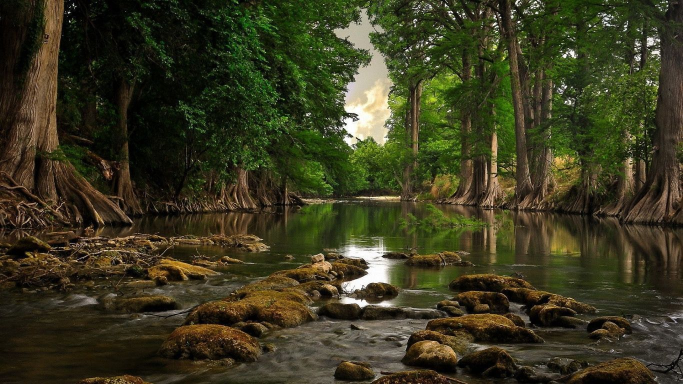
#> input picture data/Cave.jpg, 1366 x 768 px, found by its file name (shown at 1/2 size)
$ python 'image processing.py'
#> lines starting #> are read from the running program, lines starting #| are printed output that depends on the picture
import cv2
import matplotlib.pyplot as plt
import numpy as np
import os

# Define folder path and image names
folder_path = 'data'
image_name = 'Cave.jpg'
image2_name = 'Garnacho.jpg'

# Load the image
image_path = os.path.join(folder_path, image_name)
image = cv2.imread(image_path)
#> image is the input picture: shape (768, 1366, 3); mean B, G, R 31.6, 56.6, 58.1

# Check image loading
if image is None:
    print(f'Failed to load image: {image_path}')
else:
    print(f'Loaded image successfully: {image_path}')

# Resize the image
resized_image = cv2.resize(image, (800, 600))

# Convert to grayscale
gray_image = cv2.cvtColor(resized_image, cv2.COLOR_BGR2GRAY)
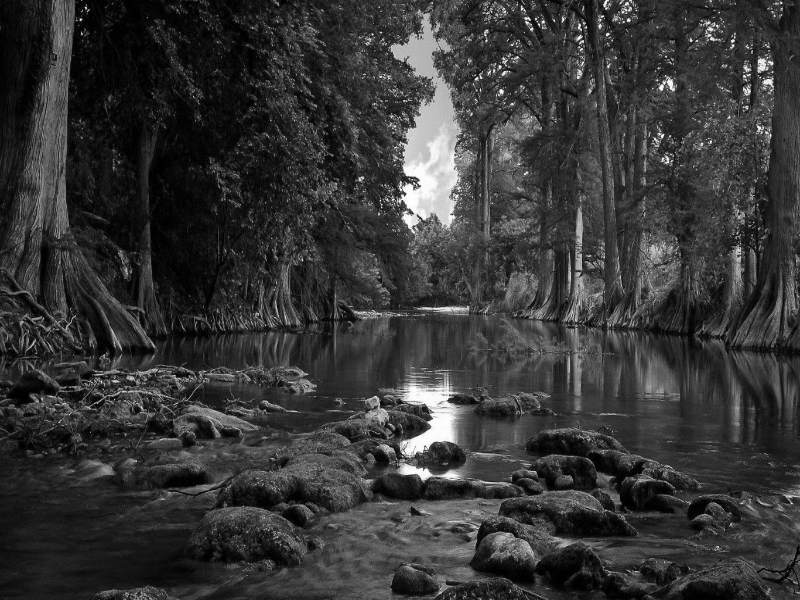
#> gray_image: shape (600, 800); min 0, max 255, mean 54.1

# Apply adaptive thresholding
adaptive_thresh = cv2.adaptiveThreshold(gray_image, 255, cv2.ADAPTIVE_THRESH_GAUSSIAN_C, cv2.THRESH_BINARY, 11, 2)
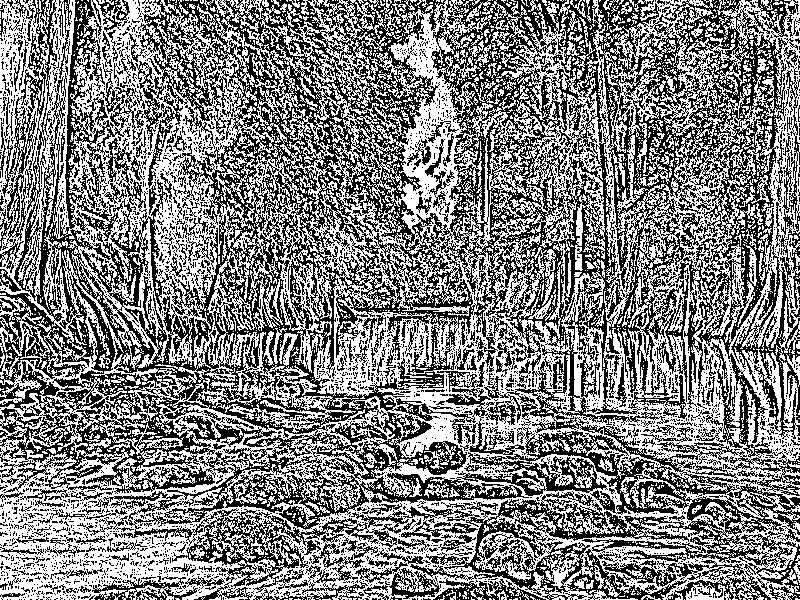
#> adaptive_thresh: shape (600, 800); 51% white; black in thin lines or dots

# Display original and processed images
plt.figure(figsize=(15, 5))


plt.subplot(1, 3, 1)
plt.imshow(cv2.cvtColor(image, cv2.COLOR_BGR2RGB))
plt.title('Original Image')

plt.subplot(1, 3, 2)
plt.imshow(gray_image, cmap='gray')
plt.title('Grayscale Image')

plt.subplot(1, 3, 3)
plt.imshow(adaptive_thresh, cmap='gray')
plt.title('Adaptive Thresholding')

plt.show()

# Define transformation functions

def rotate_image(image, angle):
#> called with angle = 45
    rows, cols = image.shape[:2]
#> rows = 768; cols = 1366
    M = cv2.getRotationMatrix2D((cols/2, rows/2), angle, 1)
    rotated = cv2.warpAffine(image, M, (cols, rows))
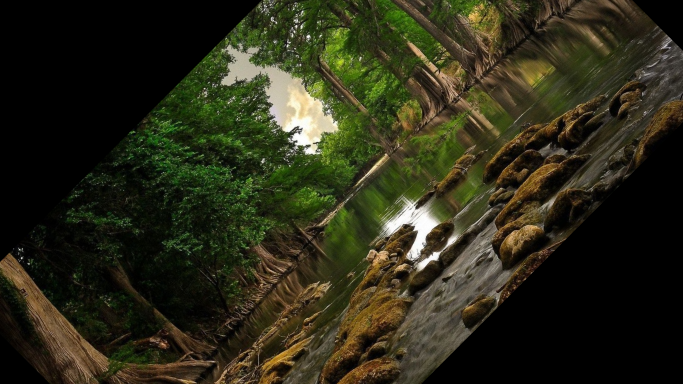
#> rotated: shape (768, 1366, 3) (shown at 1/2 size); mean B, G, R 24.1, 43.1, 43.7
    return rotated

def scale_image(image, scale_percent):
#> called with scale_percent = 50
    width = int(image.shape[1] * scale_percent / 100)
#> width = 683
    height = int(image.shape[0] * scale_percent / 100)
#> height = 384
    dim = (width, height)
#> dim = (683, 384)
    scaled = cv2.resize(image, dim, interpolation=cv2.INTER_AREA)
    return scaled

def translate_image(image, x, y):
#> called with x = 100, y = 50
    rows, cols = image.shape[:2]
#> rows = 768; cols = 1366
    M = np.float32([[1, 0, x], [0, 1, y]])
    translated = cv2.warpAffine(image, M, (cols, rows))
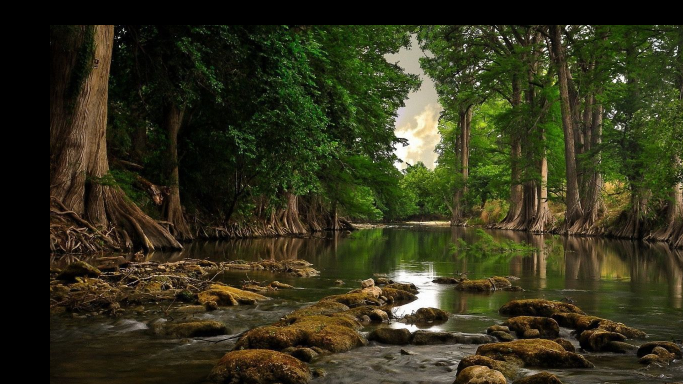
#> translated: shape (768, 1366, 3) (shown at 1/2 size); mean B, G, R 27.3, 50.2, 50.8
    return translated

# Apply transformations
rotated_image = rotate_image(image, 45)
scaled_image = scale_image(image, 50)
translated_image = translate_image(image, 100, 50)

# Display transformed images
plt.figure(figsize=(20, 5))

plt.subplot(1, 4, 1)
plt.imshow(cv2.cvtColor(image, cv2.COLOR_BGR2RGB))
plt.title('Original Image')

plt.subplot(1, 4, 2)
plt.imshow(cv2.cvtColor(rotated_image, cv2.COLOR_BGR2RGB))
plt.title('Rotated Image')

plt.subplot(1, 4, 3)
plt.imshow(cv2.cvtColor(scaled_image, cv2.COLOR_BGR2RGB))
plt.title('Scaled Image')

plt.subplot(1, 4, 4)
plt.imshow(cv2.cvtColor(translated_image, cv2.COLOR_BGR2RGB))
plt.title('Translated Image')

plt.show()
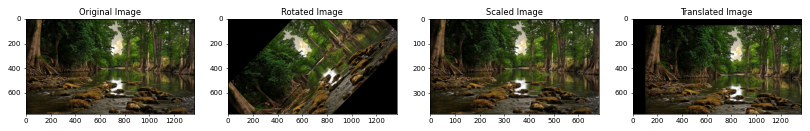
#> figure drawn by matplotlib, 4 panels

# Calculate Field of View (FoV)
def calculate_fov(sensor_size, focal_length):
    return 2 * np.arctan(sensor_size / (2 * focal_length)) * (180 / np.pi)

# Example parameters
sensor_size = 35  # mm
focal_length = 50  # mm

# Compute and print FoV
fov = calculate_fov(sensor_size, focal_length)
print(f"Field of View: {fov:.2f} degrees")


# Image blending function
def blend_images(image1, image2, alpha):
    blended = cv2.addWeighted(image1, alpha, image2, 1 - alpha, 0)
    return blended

# Load second image
image2_path = os.path.join(folder_path, image2_name)
image2 = cv2.imread(image2_path)
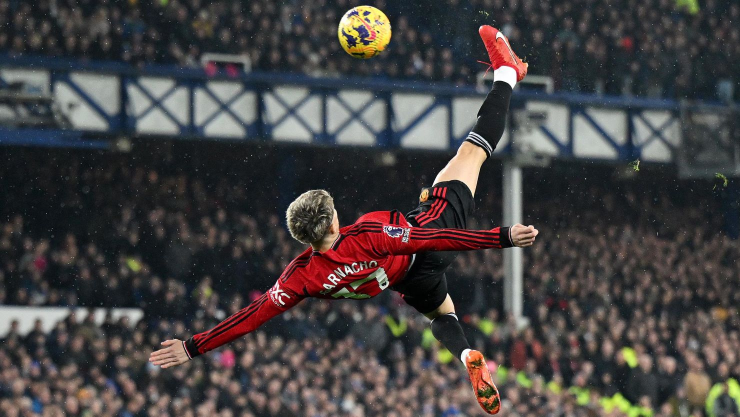
#> input picture data/Garnacho.jpg, 1480 x 833 px, found by its file name (shown at 1/2 size)
#> image2 is the input picture: shape (833, 1480, 3); mean B, G, R 66.4, 66.5, 70.2

if image2 is not None:
    image2_resized = cv2.resize(image2, (image.shape[1], image.shape[0]))
    blended_image = blend_images(image, image2_resized, 0.5)
#> in blend_images, `blended = cv2.addWeighted(image1, alpha, image2, 1 - alpha, 0)`:
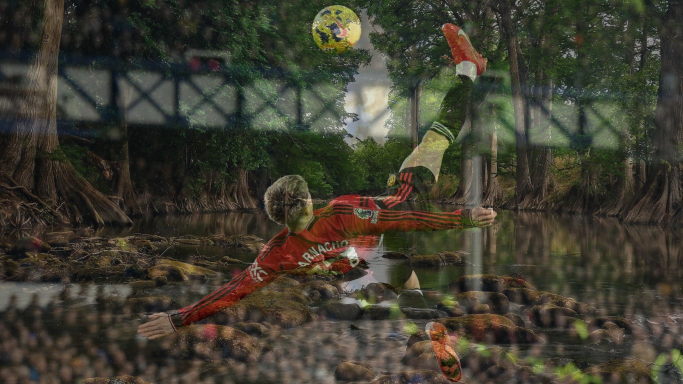
#> blended: shape (768, 1366, 3) (shown at 1/2 size); mean B, G, R 48.9, 61.5, 64.1
    plt.imshow(cv2.cvtColor(blended_image, cv2.COLOR_BGR2RGB))
    plt.title('Blended Image')
    plt.axis('off')
    plt.show()
else:
    print(f'Failed to load second image: {image2_path}')
